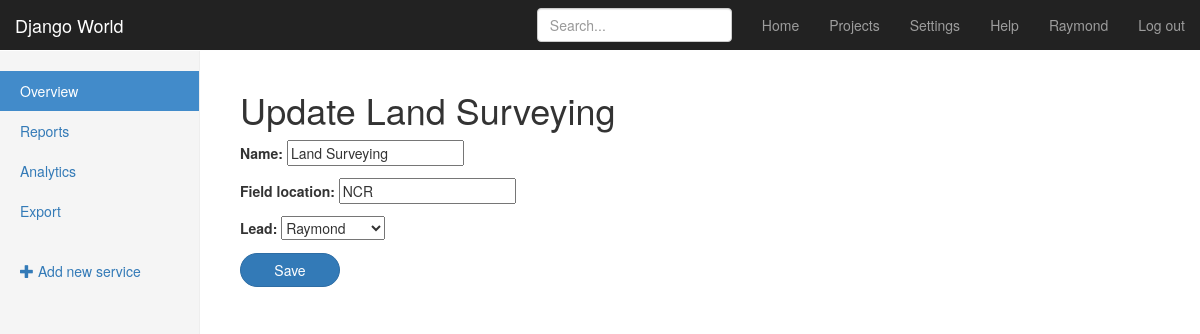
The page /teams/edit/1/ (signed in) on the database its author committed.
### teams/models.py (models this page shows, shortened)
class Team(models.Model):
    name = models.CharField(max_length=255)
    lead = models.ForeignKey(User, related_name='teams', on_delete=models.PROTECT)
    field_location = models.CharField(max_length=255)

### teams/views.py (the view, shortened to what this page needs)
# urls.py: url(r'^edit/(?P<pk>\d+)/$', views.TeamUpdateView.as_view(), name='update'),
class TeamUpdateView(LoginRequiredMixin, mixins.PageTitleMixin, mixins.SuccessMessageMixin, UpdateView):
    fields = ("name", "field_location", "lead")
    model = models.Team
    def get_page_title(self):
        obj = self.get_object()
        return "Update {}".format(obj.name)

### teams/mixins.py (called while the page is built)
    def get_context_data(self, **kwargs):
        context = super().get_context_data(**kwargs)
        context["page_title"] = self.get_page_title()
        return context

### teams/templates/teams/team_form.html (shortened to what this page needs)
{% extends "teams/_layout.html" %}
{% block body_content %}
    <h1>{{ page_title }}</h1>
    <form method="POST">
        {{ form.as_p}}
        <input type="submit" class="btn btn-primary" style="border-radius: 20px; width: 100px;" value="Save">
    </form>
{% endblock %}

### templates/_layout.html (shortened to what this page needs)
<!DOCTYPE html>
<html lang="en">
    <head>
        {% load static from staticfiles %}
        <link rel="stylesheet" href="https://maxcdn.bootstrapcdn.com/bootstrap/3.3.6/css/bootstrap.min.css">
        <link rel="stylesheet" href="{% static 'css/goal.css' %}">
    </head>
    <body>
        <nav class="navbar navbar-inverse navbar-fixed-top">
            <div class="container-fluid">
                <div class="navbar-header">
                    <a class="navbar-brand" href="{% url 'home' %}">Django World</a>
                </div>
                <div id="navbar" class="navbar-collapse collapse">
                    <ul class="nav navbar-nav navbar-right">
                        <li><a href="{% url 'home' %}">Home</a></li>
                        <li><a href="{% url 'teams:list' %}">Projects</a></li>
                        <li><a href="#">Settings</a></li>
                        <li><a href="#">Help</a></li>
                        {% if user.is_authenticated  %}
                        <li><a>{{ user }}</a></li>
                        <li><a href="/admin/logout">Log out</a></li>
                        {% else %}
                        <li><a href="/admin">Login</a></li>
                        {% endif %}
                    </ul>
                    <form class="navbar-form navbar-right">
                        <input type="text" class="form-control" placeholder="Search...">
                    </form>
                </div>
            </div>
        </nav>
        <div class="container-fluid">
            <div class="row">
				{% block sidebar %}
                <div class="col-sm-3 col-md-2 sidebar">
					{% block sidebar_content %}{% endblock %}
                </div>
				{% endblock %}
                <div class="col-sm-9 col-sm-offset-3 col-md-10 col-md-offset-2 main">
                    {% block body_content %}{% endblock %}
                </div>
            </div>
        </div>
    </body>
</html>

### assets/css/goal.css (style rules this page uses)
body { padding-top: 50px; }
.navbar-fixed-top { border: 0; }
.sidebar { display: none; }
@media (min-width: 768px) { .sidebar { position: fixed; top: 51px; bottom: 0; left: 0; z-index: 1000; display: block; padding: 20px; overflow-x: hidden; overflow-y: auto; background-color: #f5f5f5; border-right: 1px solid #eee; } }
.main { padding: 20px; }
@media (min-width: 768px) { .main { padding-right: 40px; padding-left: 40px; } }

### rows shown on the page
Team: name "Land Surveying", field_location "NCR", lead "Raymond"

### other values the page prints
{{ user }} "Raymond"
{{ page_title }} "Update Land Surveying"
